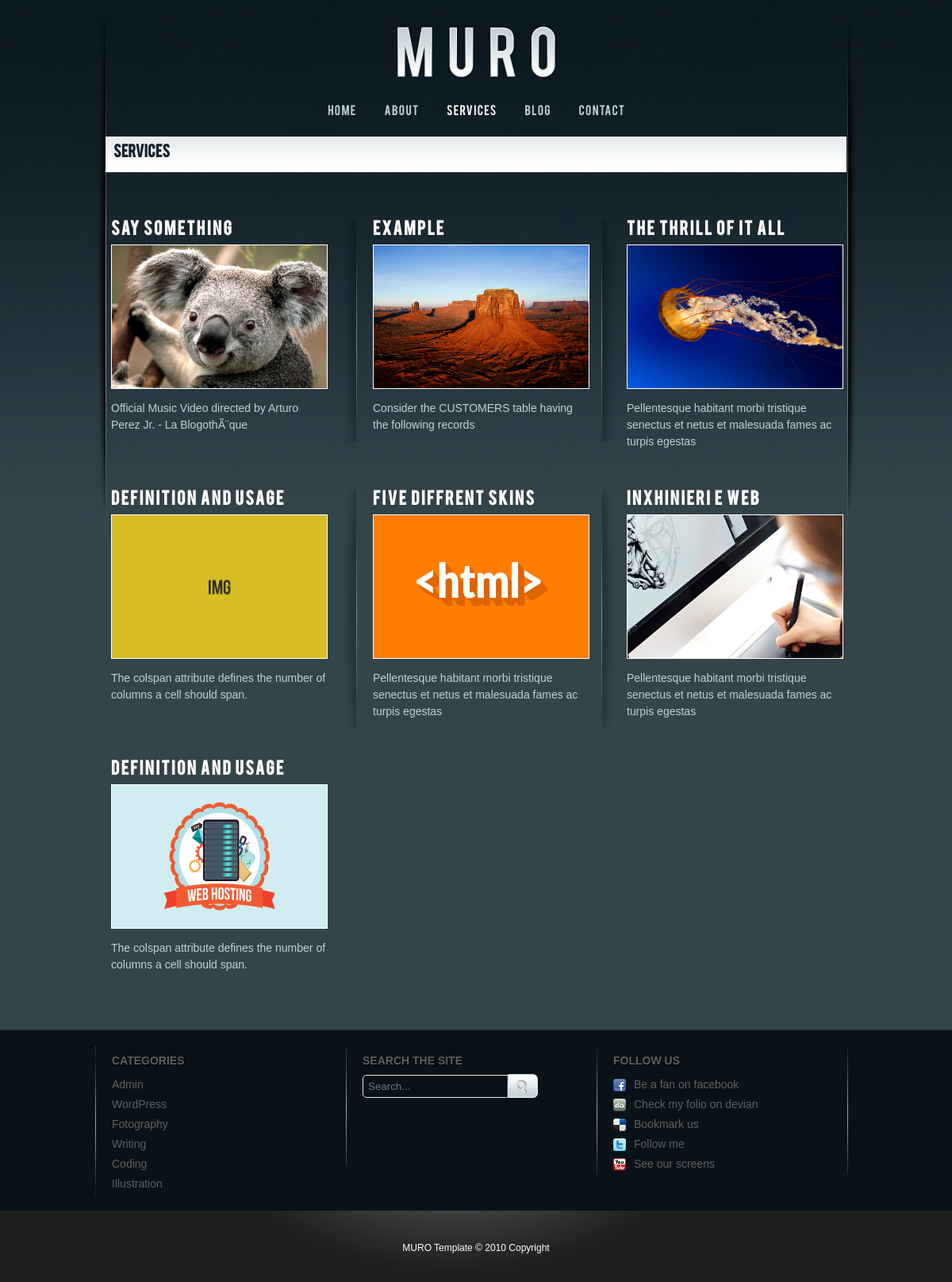
/services.php, run on the app's committed database.
### tables this page shows
CREATE TABLE `services` (
  `id` int(100) NOT NULL,
  `title` varchar(50) NOT NULL,
  `description` varchar(150) NOT NULL,
  `photo` text NOT NULL,
  `created_date` date NOT NULL
);

### services.php (the view)
<?php
	$currentPage = 'services';
	include('parts/header.php');
	require ('functions/db_connect.php');
	$query = "SELECT * FROM `services` ORDER BY `created_date` DESC";
    $result = $conn->query($query);
    $count =0;
?>
<section class="pagestitle">
		<h1>Services</h1>
</section>
<section id="futures">
	<div class="container servicesBox">
		<?php
			while($row = $result->fetch_assoc()) {
				if($count === 0) {
		?>
		<div class="block">
			<h3><?php echo $row['title']; ?></h3>
			<img src="<?php echo str_replace("../../", "", $row['photo']); ?>">
			<p><?php echo $row['description']; ?></p>
		</div>
		<?php  }else if($count === 1) {?>
		<div class="blockMid">
			<h3><?php echo $row['title']; ?></h3>
			<img src="<?php echo str_replace("../../", "", $row['photo']); ?>">
			<p><?php echo $row['description']; ?></p>
		</div>
		<?php  } elseif ($count === 2) { ?>
		<div class="block">
			<h3><?php echo $row['title']; ?></h3>
			<img src="<?php echo str_replace("../../", "", $row['photo']); ?>">
			<p><?php echo $row['description']; ?></p>
		</div>
		<?php } if($count === 2) $count=0; else $count++; } ?>
	</div>
</section>
<?php include('parts/footer.php'); ?>

### parts/header.php (shortened to what this page needs)
<?php
	$timestamp = date("YmdHis");
?>
<!DOCTYPE html>
<html>
<head>
	<link rel="stylesheet" type="text/css" href="css/main.css?v=<?php echo $timestamp;?>">
</head>
<body  <?php if($currentPage =='home'){echo 'onload="autoSlideShow()';}?>">
	<div id="wrapper">
		<header>
			<div class="container">
				<div id="logo">
					<a href="index.php"><img src="img/logo.png"></a>
				</div>
				<nav>
					<ul class="parent">
						<li class="<?php if($currentPage =='home'){echo 'active';}?>"><a href="index.php" >Home</a></li>
						<li class="<?php if($currentPage =='about'){echo 'active';}?>"><a href="about.php">About</a></li>
						<li class="<?php if($currentPage =='services'){echo 'active';}?>"><a href="services.php">Services</a></li>
						<li class="dropdown">
							<a href="#">Blog </a>
						</li>
						<li class="<?php if($currentPage =='contact'){echo 'active';}?>"><a href="contact.php">Contact</a></li>
					</ul>
				</nav>
			</div>
		</header>

### parts/footer.php
</div>
<div id="footer">
	<footer id="mainFooter">
		<div class="container">
			<div class="box">
				<h5>Categories</h5>
				<ul>
					<li><a href="admin">Admin</a></li>
					<li><a href="#">WordPress</a></li>
					<li><a href="#">Fotography</a></li>
					<li><a href="#">Writing</a></li>
					<li><a href="#">Coding</a></li>
					<li><a href="#">Illustration</a></li>
				</ul>
			</div>
			<div class="box">
				<h5>Search the site</h5>
				<form id="searchform">
					<input id="search" type="text" name="searchText" placeholder="Search...">
					<button id="searchsubmit" type="submit" class="se_button"></button>
				</form>
			</div>
			<div class="box">
				<h5>Follow us</h5>
				<ul id="social">
					<li><img src="img/social/facebook.png"><a href="#">Be a fan on facebook</a></li>
					<li><img src="img/social/deviantart.png"><a href="#">Check my folio on devian</a></li>
					<li><img src="img/social/bookmark.png"><a href="#">Bookmark us</a></li>
					<li><img src="img/social/twitter.png"><a href="#">Follow me</a></li>
					<li><img src="img/social/youtube.png"><a href="#">See our screens</a></li>
			</div>
		</div>
	</footer>
	<footer id="bottomFooter">
		<div class="container">
			<p>MURO Template &copy; 2010 Copyright</p>
		</div>
	</footer>
	</div>
</body>
</html>

### css/main.css (style rules this page uses)
* { margin: 0; padding: 0; list-style: none; list-style: none; text-decoration: none; }
body { background: #34444b url(../img/bg.jpg) repeat-x top center; color: #fff; }
#wrapper { width: 960px; margin: 0 auto; position: relative; background: url(../img/borderBG.png) no-repeat; overflow: hidden; }
.container { position: relative; width: 960px; margin: 0 auto; }
header { width: 100%; }
header #logo { text-align: center; }
header #logo img { padding: 30px; padding-bottom: 0px; }
header nav { clear:both; float:left; margin:20px 0 0px 0; padding:0 0 20px 0; width:100%; font-size:14px; z-index:1000; position:relative; font-family: "Bebas", "Sans-serif"; font-size: 14px; text-transform: uppercase; letter-spacing: 1px; }
header nav ul { float:right; position:relative; right:50%; }
header nav ul li { margin:0 0 0 1px; padding:0; float:left; position:relative; left:50%; top:1px; }
header nav ul li a:hover, header nav ul li.active a { color: #fefefe; }
header nav ul li a { display:block; margin:0 10px; padding:.6em .5em .4em; font-size:1em; line-height:1em; text-decoration:none; color:#c1d0d5; }
#futures { overflow: hidden; clear: both; margin-top: 40px; margin-left: 10px; }
.block { width: 290px; float: left; padding-left: 10px; }
.block h3 ,.blockMid h3 { color: #fdfdfd; font-size: 20px; font-family: "Bebas", "sans-serif"; letter-spacing: 2px; margin-bottom: 10px; }
.block img, .blockMid img { width: 271px; height: 180px; border: 1px solid #fff; }
.block p,.blockMid p { width: 271px; font-family: 'Arial', "sans-serif"; color: #c2d1d5; line-height: 21px; margin: 10px 0px; font-size: 14px; }
.blockMid { background: url(../img/postDiv.png) no-repeat left; width: 310px; float: left; padding-left: 40px; }
#footer { width: 100%; min-width: 960px; overflow: hidden; clear: both; }
#mainFooter { background: #000 url(../img/footerBG.jpg) repeat-x left top; overflow: hidden; clear: both; color: #606060; font-size: 14px; font-family: 'Arial', "sans-serif"; margin-top: 40px; border-top: 2px solid #333638; }
.box { width: 295px; min-height: 150px; float: left; padding-left: 20px; margin: 20px 0px; border: solid transparent; border-width: 1px; border-image:url(../img/mainfooterBorder.png) 2 repeat; border-top:none; border-right: none; }
.box:last-child { border-right: solid 1px transparent; }
.box h5 { text-transform: uppercase; margin: 10px 0px; font-size: 14px; text-shadow: #000 1px 1px 1px; }
.box ul li { line-height: 25px; }
.box a { color: #606060; }
#searchform { position: relative; width: 230px; height: 50px; }
#searchform input#search { top: 10px; left: 226px; border: 1px solid #e7e7e7; background: transparent; border-radius: 5px 0px 0px 5px; padding: 6px; float: left; color: #fffefe; }
#searchform #searchsubmit { position: absolute; left: 180px; top: -0.5px; width: 41px; height: 30px; border: 0px; background: url(../img/submit-button.png) no-repeat transparent; }
.box #social li img { margin-right: 10px; vertical-align: middle; }
#bottomFooter { background: #20201f url(../img/bottomFooterBG.png) no-repeat top center; min-height: 90px; text-align: center; color: #fff; font-size: 12px; font-family: 'Arial', "sans-serif"; clear: both; overflow: hidden; }
#bottomFooter p { display: block; font-size: 12px; margin-top: 40px; vertical-align: baseline; }
.pagestitle { clear: both; overflow: hidden; padding: 0px 13px; margin: 20px 0px; }
.pagestitle h1 { background: url(../img/pageh1bg.jpg) repeat-x #fff; height: 25px; color: #15242c; font-family: "Bebas", "sans-serif"; font-size: 18px; padding: 10px 10px; }
.servicesBox { overflow: hidden; }
.servicesBox .block, .servicesBox .blockMid { margin: 20px 0px; }

### data on the page
services: title "Say Something", photo (picture), description "Official Music Video directed by Arturo Perez Jr. - La BlogothÃ¨que"
services: title "Example", photo (picture), description "Consider the CUSTOMERS table having the following records"
services: title "The Thrill of It All", photo (picture), description "Pellentesque habitant morbi tristique senectus et netus et malesuada fames ac turpis egestas"
services: title "Definition and Usage", photo (picture), description "The colspan attribute defines the number of columns a cell should span."
services: title "Five diffrent skins", photo (picture), description "Pellentesque habitant morbi tristique senectus et netus et malesuada fames ac turpis egestas"
services: title "Inxhinieri e Web", photo (picture), description "Pellentesque habitant morbi tristique senectus et netus et malesuada fames ac turpis egestas"
services: title "Definition and Usage", photo (picture), description "The colspan attribute defines the number of columns a cell should span."
